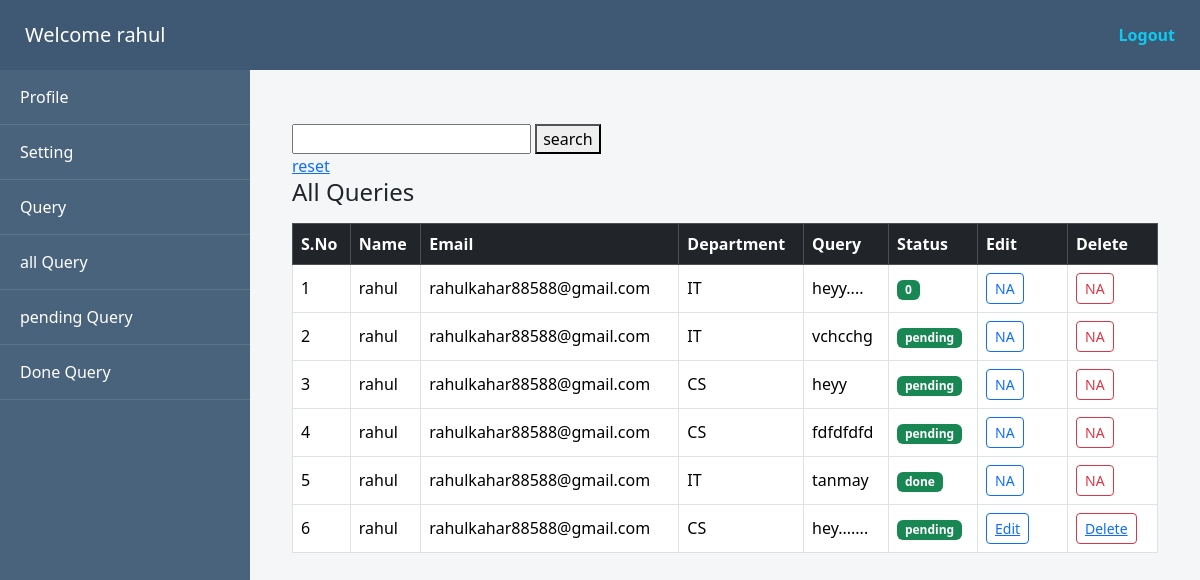
The page /empdashboard/allquery/ (signed in) on the database as committed earlier.
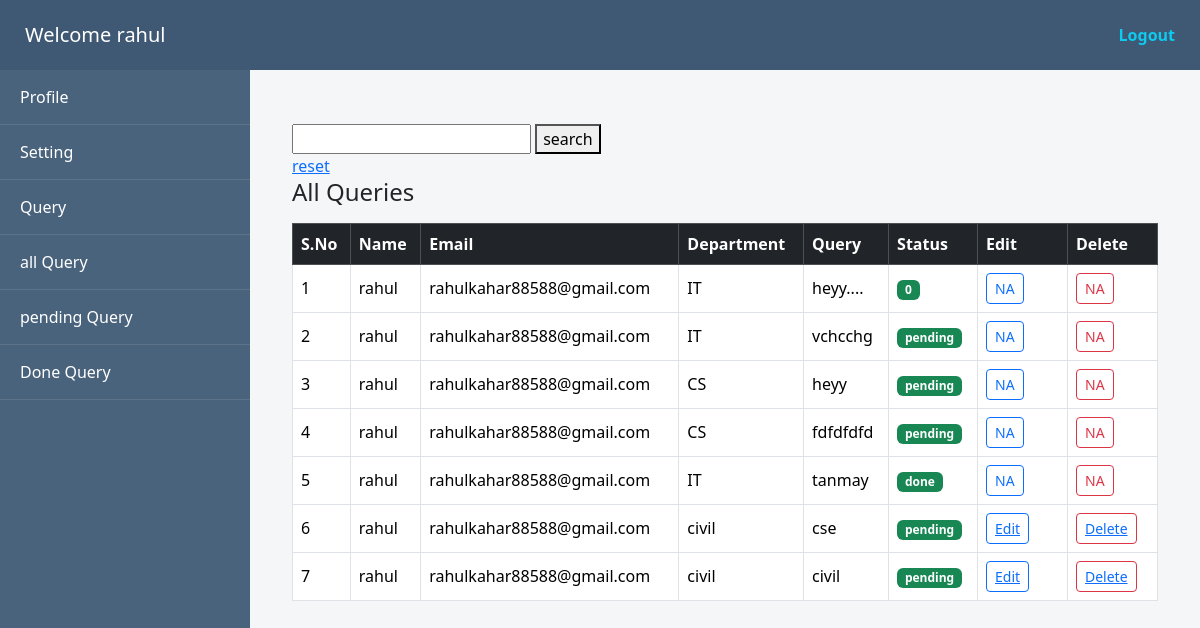
The same page on the database as committed later.
### app/models.py (models this page shows)
class Add_Employee(models.Model):
    Name=models.CharField(max_length=40)
    Email=models.EmailField()
    Contact=models.BigIntegerField()
    Image=models.ImageField(upload_to='image')
    Code=models.CharField(max_length=20)
    Dept=models.CharField(max_length=20)

class Query(models.Model):
    Name=models.CharField(max_length=40)
    Email=models.EmailField(max_length=40)
    Emp_id=models.CharField(max_length=40)
    Dept=models.CharField(max_length=40)
    Query=models.CharField(max_length=80)
    Status=models.CharField(default="pending")
    Reply=models.CharField(max_length=80,null=True)

### app/views.py (the view)
# urls.py: path('empdashboard/allquery/',views.allquery,name='allquery'),
def allquery(req):
    if 'emp_id' in req.session:
        e_id = req.session.get('emp_id')
        emp_data = Add_Employee.objects.get(id=e_id)
        all_query = Query.objects.filter(Email=emp_data.Email)
        return render(req, 'empdashboard.html', {'data':emp_data,'allquery':True , 'all_query':all_query})
    else:
        return redirect('Login')

### app/templates/empdashboard.html (shortened to what this page needs)
<!DOCTYPE html>
<html>
<head>
    <link href="https://cdn.jsdelivr.net/npm/bootstrap@5.3.2/dist/css/bootstrap.min.css" rel="stylesheet">
</head>
<body>
<div class="topbar">
    <div class="admin-info">
        <h5 class="mb-0">Welcome {{data.Name}}</h5>
    </div>
    <a href="{% url 'logout' %}" class="text-info fw-bold text-decoration-none">
        Logout
    </a>
</div>
<div class="main-layout">
    <div class="sidebar">
        <a href="{% url 'profile' %}">Profile</a>
        <a href="{% url 'setting' %}">Setting</a>
        <a href="{% url 'query' %}">Query</a>
        <a href="{% url 'allquery' %}">all Query</a>
        <a href="{% url 'pendingquery' %}">pending Query</a>
        <a href="{% url 'donequery' %}">Done Query</a>
    </div>
    <div class="content">
       {% if profile %}
      <div class="container">
  <div class="row justify-content-start">
    <div class="col-12 col-sm-10 col-md-6 col-lg-4">
      <form action="" method="post" enctype="multipart/form-data" class="card p-3 shadow-sm mt-3">
          {% csrf_token %}
        <div class="text-center mb-2">
            <img src="{{ data.Image.url }}"
               class="rounded-circle border img-fluid"
               style="max-height:100px; width:100px;">
        </div>
        <div class="mb-2">
          <label class="form-label small fw-semibold text-dark">Employee ID</label>
          <input type="text" name="code" value="{{ data.Code }}" class="form-control form-control-sm" readonly>
        </div>
        <div class="mb-2">
          <label class="form-label small fw-semibold text-dark">Name</label>
          <input type="text" name="name" value="{{ data.Name }}" class="form-control form-control-sm" readonly>
        </div>
        <div class="mb-2">
          <label class="form-label small fw-semibold text-dark">Email</label>
          <input type="email" name="email" value="{{ data.Email }}" class="form-control form-control-sm" readonly>
        </div>
        <div class="mb-2">
            <label class="form-label small fw-semibold text-dark">Contact</label>
            <input type="text" name="contact" value="{{ data.Contact }}" class="form-control form-control-sm" readonly>
        </div>
        <div class="mb-2">
          <label class="form-label small fw-semibold text-dark">Department</label>
          <input type="text" name="dept" value="{{ data.Dept }}" class="form-control form-control-sm" readonly>
        </div>
    </form>
    </div>
</div>
</div>
     {% elif allquery %}
    <div class="container mt-4">
           <form action="{% url 'search' %}" method="post">
                <input type="text" name="search" value="{{s}}">
                <button>search</button>
            </form>
                <a href="{% url 'allquery' %}">reset</a>
                <br>
    <h4 class="mb-3">All Queries</h4>
    <div class="table-responsive">
        <table class="table table-bordered table-hover align-middle">
            <thead class="table-dark">
                <tr>
                    <th>S.No</th>
                    <th>Name</th>
                    <th>Email</th>
                    <th>Department</th>
                    <th>Query</th>
                    <th>Status</th>
                    <th width="90">Edit</th>
                    <th width="90">Delete</th>
                </tr>
            </thead>
            <tbody>
                {% for i in all_query %}
               <tr>
                  <td>{{ forloop.counter }}</td>
                  <td>{{ i.Name }}</td>
                  <td>{{ i.Email }}</td>
                  <td>{{ i.Dept }}</td>
                  <td>{{ i.Query }}</td>
                  <td>
                      <span class="badge bg-success">
                          {{ i.Status }}
                      </span>
                  </td>
                  <td>
                      <button type="button" class="btn btn-sm btn-outline-primary">
                           {% if i.Reply %}
                          NA
                          {% else %}
                             <a href=" {% url 'edit_all_query' i.id %}">Edit</a>
                          {% endif %}
                        </button>
                    </td>
                    <td>
                        <button type="button" class="btn btn-sm btn-outline-danger">
                            {% if i.Reply %}
                           NA
                           {% else %}
                              <a href="{% url 'emp_q_delete' i.id %}">   Delete</a>
                           {% endif %}
                      </button>
                  </td>
              </tr>
                {% endfor %}
            </tbody>
        </table>
    </div>
</div>
      {% endif %}
    </div>
</div>
</body>
</html>

### app/templates/empdashboard.html (style rules this page uses)
body { overflow:hidden; }
.topbar { height:70px; background:#3f5873; color:white; display:flex; justify-content:space-between; align-items:center; padding:0 25px; }
.admin-info { display:flex; align-items:center; gap:15px; }
.main-layout { display:flex; height:calc(100vh - 70px); }
.sidebar { width:250px; background:#4a637d; }
.sidebar a { display:block; color:white; padding:15px 20px; text-decoration:none; border-bottom:1px solid rgba(255,255,255,0.1); }
.content { flex:1; background:#f5f6f8; padding:30px; overflow:auto; }

Rows that differ between the two databases and show on the page:
removed Query: Name "rahul", Email "rahulkahar88588@gmail.com", Dept "CS", Query "hey.......", Status "pending", shows "Edit", shows "Delete"
added Query: Name "rahul", Email "rahulkahar88588@gmail.com", Dept "civil", Query "cse", Status "pending", shows "Edit", shows "Delete"
added Query: Name "rahul", Email "rahulkahar88588@gmail.com", Dept "civil", Query "civil", Status "pending", shows "Edit", shows "Delete"
